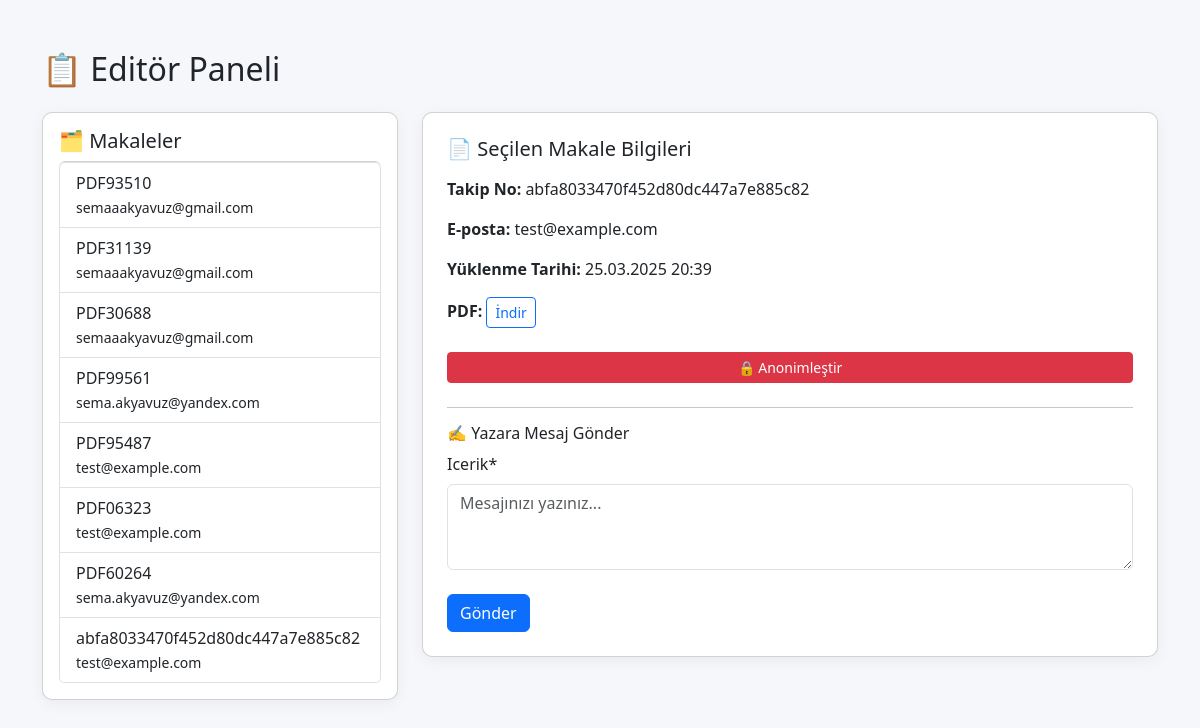
The page /editor/?makale_id=1 on the database its author committed.
### makale/models.py (models this page shows, shortened)
class Makale(models.Model):
    takip_numarasi = models.CharField(max_length=10, unique=True, editable=False, default=benzersiz_takip_no_uret)
    email = models.EmailField()
    ad_soyad = models.CharField(max_length=100, blank=True, null=True)
    kurum = models.CharField(max_length=150, blank=True, null=True)
    pdf = models.FileField(upload_to='makaleler/')
    anonim_pdf = models.FileField(upload_to='anonim/', blank=True, null=True)
    degerlendirme_pdf = models.FileField(upload_to='degerlendirmeler/', blank=True, null=True)
    yukleme_tarihi = models.DateTimeField(auto_now_add=True)
    guncellendi = models.BooleanField(default=False)

### makale/views.py (the view)
# urls.py: path('editor/', views.editore_panel, name='editore_panel'),
def editore_panel(request):
    makaleler = Makale.objects.all().order_by('-yukleme_tarihi')
    secili_makale = None
    form = None
    mesajlar = None
    gonderildi = False
    hakem_form = None
    hakem_degerlendirmeleri = []
    if request.method == 'POST':
        makale_id = request.POST.get('makale_id')
        secili_makale = Makale.objects.get(id=makale_id)
        if 'append_evaluation' in request.POST:
            degerlendirme = HakemDegerlendirme.objects.get(id=request.POST.get('degerlendirme_id'))
            output_filename = f"{secili_makale.takip_numarasi}_degerlendirilmis.pdf"
            output_path = os.path.join(settings.MEDIA_ROOT, "degerlendirmeler", output_filename)
            os.makedirs(os.path.dirname(output_path), exist_ok=True)
            evaluation_text = f"Hakem Değerlendirmesi: {degerlendirme.yorum}"
            append_text_to_pdf(secili_makale.pdf.path, output_path, evaluation_text)
            secili_makale.degerlendirme_pdf = os.path.join("degerlendirmeler", output_filename)
            secili_makale.save()
            messages.success(request, "Değerlendirme başarıyla PDF'e eklendi.")
        elif 'hakeme_yolla' in request.POST:
            existing_assignment = HakemeYollamaKaydi.objects.filter(makale=secili_makale).first()
            if existing_assignment:
                messages.error(request, f"❌ Bu makale zaten {existing_assignment.hakem.isim} isimli hakeme atanmış.")
                hakem_form = None
            else:
                hakem_form = HakemeYollaForm(request.POST)
                if hakem_form.is_valid():
                    try:
                        kayit = hakem_form.save(commit=False)
                        kayit.makale = secili_makale
                        kayit.save()
                        messages.success(request, f"✅ Makale başarıyla {kayit.hakem.isim} isimli hakeme yönlendirildi.")
                        hakem_form = None
                    except Exception as e:
                        messages.error(request, "❌ Bu makale zaten bir hakeme atanmış.")
        else:
            form = MesajForm(request.POST)
            mesajlar = Mesaj.objects.filter(makale=secili_makale).order_by('-tarih')
            if form.is_valid():
                mesaj = form.save(commit=False)
                mesaj.makale = secili_makale
                mesaj.save()
                gonderildi = True
                form = MesajForm()
    elif request.GET.get('makale_id'):
        makale_id = request.GET.get('makale_id')
        secili_makale = Makale.objects.get(id=makale_id)
        form = MesajForm()
        mesajlar = Mesaj.objects.filter(makale=secili_makale).order_by('-tarih')
        hakem_degerlendirmeleri = HakemDegerlendirme.objects.filter(makale=secili_makale)
        if not HakemeYollamaKaydi.objects.filter(makale=secili_makale).exists():
            hakem_form = HakemeYollaForm()
        else:
            existing_assignment = HakemeYollamaKaydi.objects.get(makale=secili_makale)
            messages.info(request, f"ℹ️ Bu makale {existing_assignment.hakem.isim} isimli hakeme atanmış.")
    return render(request, 'makale/editore_panel.html', {
        'makaleler': makaleler,
        'form': form,
        'secili_makale': secili_makale,
        'mesajlar': mesajlar,
        'gonderildi': gonderildi,
        'hakem_form': hakem_form,
        'hakem_degerlendirmeleri': hakem_degerlendirmeleri
    })

### makale/forms.py
class MesajForm(forms.ModelForm):
    class Meta:
        model = Mesaj
        fields = ['icerik']
        widgets = {
            'icerik': forms.Textarea(attrs={'rows': 3, 'placeholder': 'Mesajınızı yazınız...'})
        }

class HakemeYollaForm(forms.ModelForm):
    class Meta:
        model = HakemeYollamaKaydi
        fields = ['hakem']
        labels = {
            'hakem': 'Hakem Seçin'
        }

### makale/templates/makale/editore_panel.html (shortened to what this page needs)
{% load crispy_forms_tags %}
<!DOCTYPE html>
<html lang="tr">
<head>
    <link href="https://cdn.jsdelivr.net/npm/bootstrap@5.3.0/dist/css/bootstrap.min.css" rel="stylesheet">
</head>
<body>
<div class="container">
    <h2 class="mb-4">📋 Editör Paneli</h2>
    <div class="row">
        <div class="col-md-4">
            <div class="card p-3">
                <h5>🗂 Makaleler</h5>
                <div class="list-group">
                    {% for makale in makaleler %}
                        <a href="?makale_id={{ makale.id }}" class="list-group-item list-group-item-action">
                            {{ makale.takip_numarasi }}<br>
                            <small>{{ makale.email }}</small>
                        </a>
                    {% empty %}
                        <p class="text-muted">Henüz yüklenen makale yok.</p>
                    {% endfor %}
                </div>
            </div>
        </div>
        <div class="col-md-8">
            {% if secili_makale %}
            <div class="card p-4">
                <h5 class="mb-3">📄 Seçilen Makale Bilgileri</h5>
                <p><strong>Takip No:</strong> {{ secili_makale.takip_numarasi }}</p>
                <p><strong>E-posta:</strong> {{ secili_makale.email }}</p>
                <p><strong>Yüklenme Tarihi:</strong> {{ secili_makale.yukleme_tarihi|date:"d.m.Y H:i" }}</p>
                <p><strong>PDF:</strong> <a href="{{ secili_makale.pdf.url }}" target="_blank" class="btn btn-outline-primary btn-sm">İndir</a></p>
                <a href="{% url 'anonimlestir' secili_makale.id %}" class="btn btn-danger btn-sm my-2">🔒 Anonimleştir</a>
                <hr>
                <h6>✍️ Yazara Mesaj Gönder</h6>
                <form method="POST">
                    {{ form|crispy }}
                    <button class="btn btn-primary mt-2">Gönder</button>
                </form>
            </div>
            {% else %}
            <div class="card p-4">
                <p class="text-muted">Soldan bir makale seçerek detaylara ulaşabilir ve işlem yapabilirsiniz.</p>
            </div>
            {% endif %}
        </div>
    </div>
</div>
</body>
</html>

### makale/templates/makale/editore_panel.html (style rules this page uses)
body { background-color: #f5f7fa; }
.container { margin-top: 50px; }
.card { box-shadow: 0px 4px 16px rgba(0,0,0,0.05); border-radius: 10px; }

### rows shown on the page
Makale: takip_numarasi "PDF93510", email "semaaakyavuz@gmail.com"
Makale: takip_numarasi "PDF31139", email "semaaakyavuz@gmail.com"
Makale: takip_numarasi "PDF30688", email "semaaakyavuz@gmail.com"
Makale: takip_numarasi "PDF99561", email "sema.akyavuz@yandex.com"
Makale: takip_numarasi "PDF95487", email "test@example.com"
Makale: takip_numarasi "PDF06323", email "test@example.com"
Makale: takip_numarasi "PDF60264", email "sema.akyavuz@yandex.com"
Makale: takip_numarasi "abfa8033470f452d80dc447a7e885c82", email "test@example.com", yukleme_tarihi "25.03.2025 20:39"
